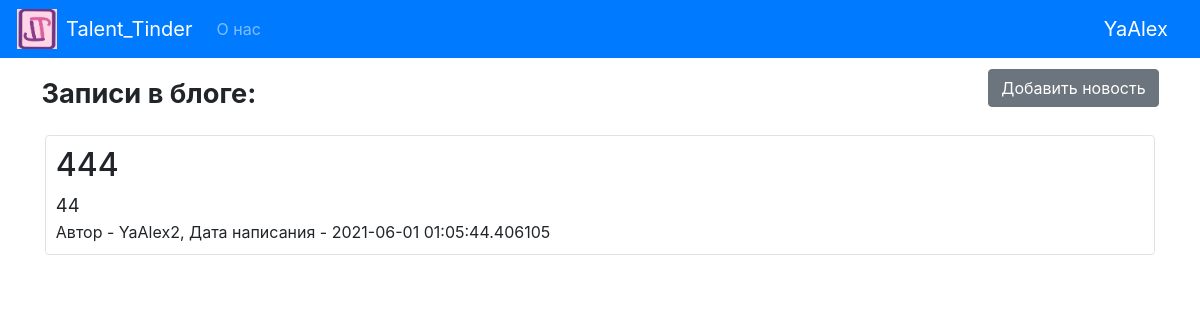
/messages (signed in), run on an earlier commit of the app's database.
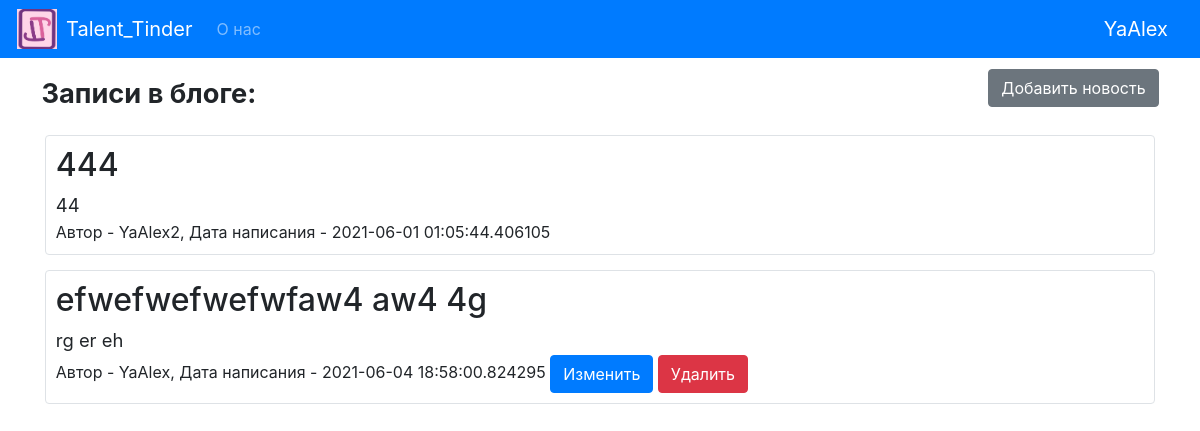
And on a later commit of the database.
### data/news.py (models this page shows, shortened)
class News(SqlAlchemyBase):
    __tablename__ = 'news'
    id = sqlalchemy.Column(sqlalchemy.Integer, primary_key=True, autoincrement=True)
    title = sqlalchemy.Column(sqlalchemy.String, nullable=True)
    content = sqlalchemy.Column(sqlalchemy.String, nullable=True)
    created_date = sqlalchemy.Column(sqlalchemy.DateTime, default=datetime.datetime.now)
    is_private = sqlalchemy.Column(sqlalchemy.Boolean, default=False)
    user_id = sqlalchemy.Column(sqlalchemy.Integer, sqlalchemy.ForeignKey("users.id"))
    picture_path = sqlalchemy.Column(sqlalchemy.String, nullable=True)
    reacted_count = sqlalchemy.Column(sqlalchemy.Integer, default=0)
    likes_count = sqlalchemy.Column(sqlalchemy.Integer, default=0)
    user = orm.relation('User')
    comments = orm.relation('Comments', back_populates='news')
    likes = orm.relation('Likes', back_populates='news')

### data/users.py (models this page shows, shortened)
class User(SqlAlchemyBase, UserMixin):
    __tablename__ = 'users'
    id = sqlalchemy.Column(sqlalchemy.Integer,
                           primary_key=True, autoincrement=True)
    name = sqlalchemy.Column(sqlalchemy.String, nullable=True)
    about = sqlalchemy.Column(sqlalchemy.String, nullable=True)
    email = sqlalchemy.Column(sqlalchemy.String,
                              index=True, unique=True, nullable=True)
    instrument = sqlalchemy.Column(sqlalchemy.String, nullable=True)
    picture_path = sqlalchemy.Column(sqlalchemy.String, nullable=True)
    hashed_password = sqlalchemy.Column(sqlalchemy.String, nullable=True)
    created_date = sqlalchemy.Column(sqlalchemy.DateTime,
                                     default=datetime.datetime.now)
    news = orm.relation("News", back_populates='user')
    comments = orm.relation('Comments', back_populates='user')
    likes = orm.relation("Likes", back_populates='user')

### main.py (the view)
@app.route('/messages')
@login_required
def messages():
    db_sess = create_session()
    if current_user.is_authenticated:
        ns = db_sess.query(News).filter((News.user == current_user) | (News.is_private != True))
    else:
        ns = db_sess.query(News).filter(News.is_private != True)
    return render_template("messages.html", news=ns, title='messages')

### data/db_session.py (called while the page is built)
def create_session() -> Session:
    global __factory
    return __factory()

### main.py (called while the page is built)
@login_manager.user_loader
def load_user(user_id):
    db_sess = create_session()
    return db_sess.query(User).get(user_id)

### templates/messages.html
{% extends '/patterns/base.html' %}
{% block content %}
<nav style="margin: 1%">
    <a class="navbar-brand" style="font-size: 170%; font-weight: bold">Записи в блоге:</a>
    {% if current_user.is_authenticated %}
    <a href="news" class="btn btn-secondary" style="float:right">Добавить новость</a>
    {% endif %}
</nav>
{% for item in news %}
<div class="col-md6 border rounded" style="margin: 1.3%; padding: 10px">
    <h2>{{ item.title }}</h2>
    <div style="font-size: 115%">
        {{ item.content }}
    </div>
    <div>
        Автор - {{ item.user.name }}, Дата написания - {{ item.created_date }}
        {% if current_user.is_authenticated and current_user == item.user %}
        <a href="/news/{{ item.id }}" class="btn btn-primary register">
            Изменить
        </a>
        <a href="/news_delete/{{ item.id }}" class="btn btn-danger">
            Удалить
        </a>
        {% endif %}
    </div>
</div>
{% endfor %}
{% endblock %}

What changed in the data, as far as the page shows it:
added News: title "efwefwefwefwfaw4 aw4 4g", content "rg er eh", user.name "YaAlex", created_date "2021-06-04 18:58:00.824295"
